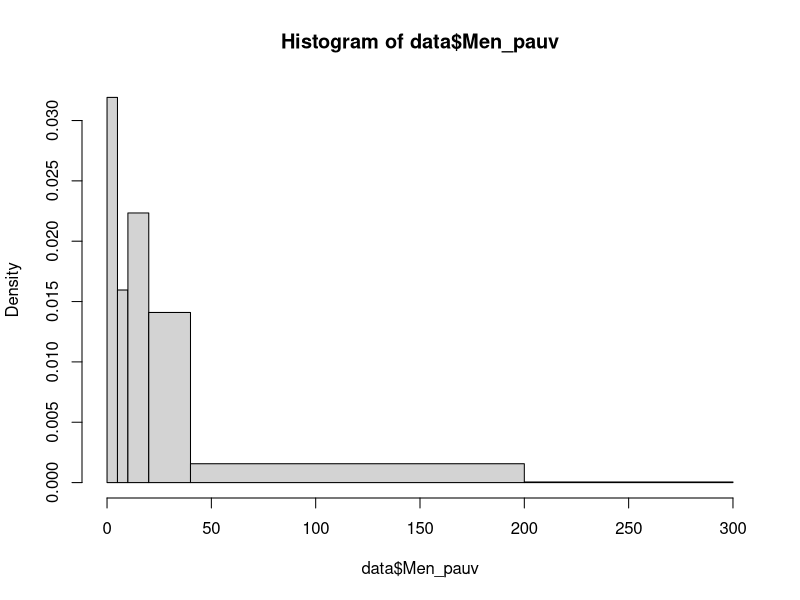
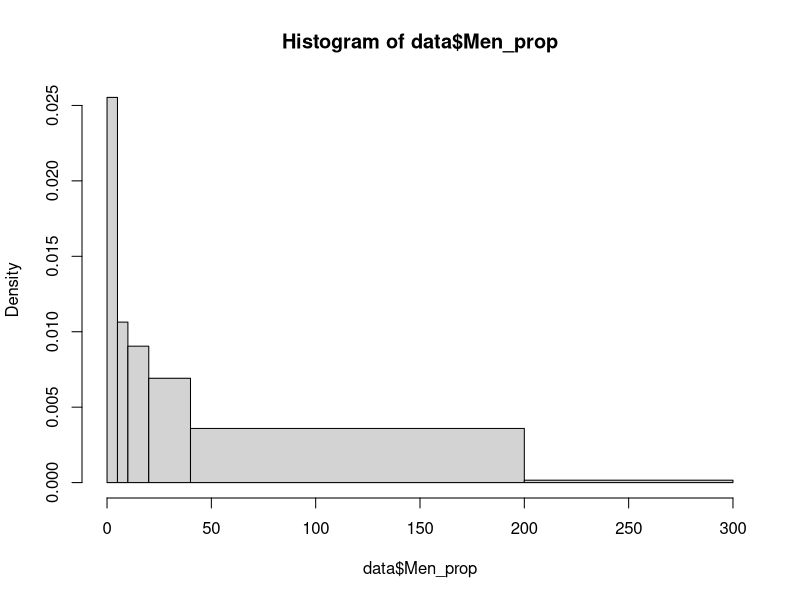
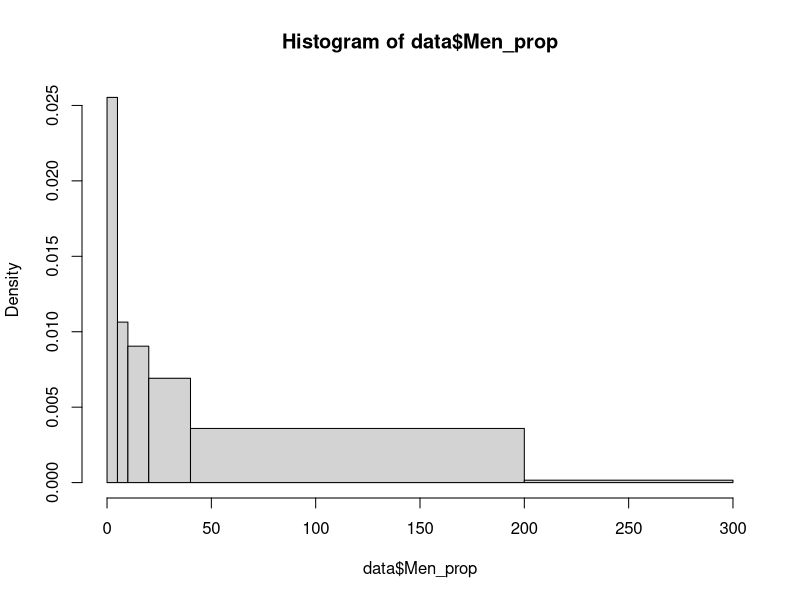
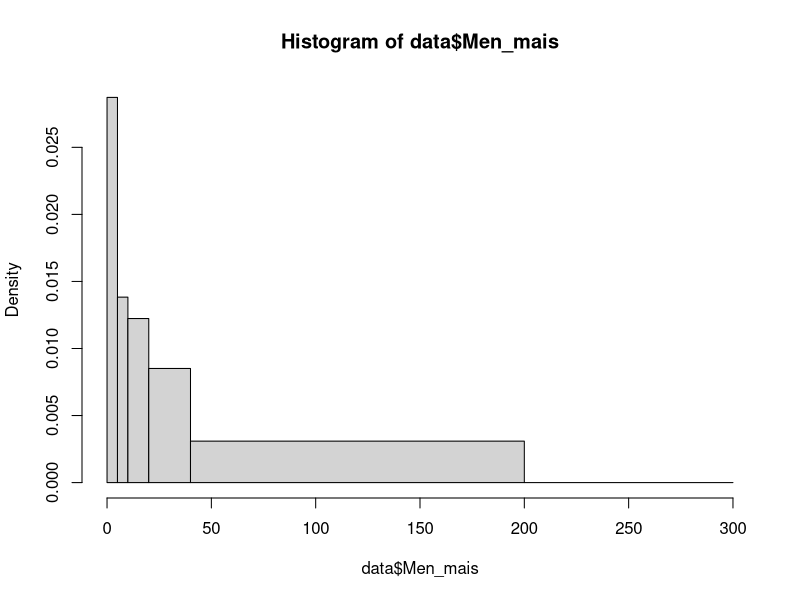

The R script that drew these images, in order:
## ---- chunk 1
knitr::opts_chunk$set(echo = TRUE)
knitr::opts_chunk$set(cache = TRUE)
knitr::opts_chunk$set(eval = TRUE)
knitr::opts_chunk$set(warning = FALSE)
## ---- chunk 2
library(sf)
setwd("C:/Users/Marion/Documents/05. L3/SIG/Projet_SIG/data")
data <- read.csv("bondyInsee.csv", fileEncoding = "UTF-8")
str(data)
## ---- chunk 3
summary(data$Men_pauv)
hist(data$Men_pauv, breaks = c(0,5,10,20,40,200,300))
## ---- chunk 4
summary(data$Men_prop)
hist(data$Men_prop, breaks = c(0,5,10,20,40,200,300))
## ---- chunk 5
png(height = 800, width = 600, filename = "Men_prop.png")
hist(data$Men_prop, breaks = c(0,5,10,20,40,200,300))
dev.off()
## ---- chunk 6
str(data)
## ---- chunk 7
png(height = 800, width = 600, filename = "Men_mais.png")
hist(data$Men_mais, breaks = c(0,5,10,20,40,200,300))
dev.off()
